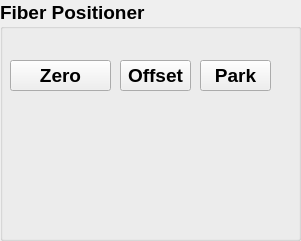
     <widget class="QGroupBox" name="group_fiberpositioner">
      <property name="geometry">
       <rect>
        <x>330</x>
        <y>144</y>
        <width>301</width>
        <height>241</height>
       </rect>
      </property>
      <property name="font">
       <font>
        <family>Arial</family>
        <pointsize>14</pointsize>
        <weight>75</weight>
        <bold>true</bold>
        <strikeout>false</strikeout>
       </font>
      </property>
      <property name="title">
       <string>Fiber Positioner</string>
      </property>
      <widget class="QPushButton" name="pushbtn_FBP_offset">
       <property name="geometry">
        <rect>
         <x>120</x>
         <y>60</y>
         <width>71</width>
         <height>31</height>
        </rect>
       </property>
       <property name="font">
        <font>
         <family>Arial</family>
         <pointsize>14</pointsize>
         <weight>75</weight>
         <bold>true</bold>
         <strikeout>false</strikeout>
        </font>
       </property>
       <property name="toolTip">
        <string/>
       </property>
       <property name="text">
        <string>Offset</string>
       </property>
      </widget>
      <widget class="QPushButton" name="pushbtn_FBP_zero">
       <property name="geometry">
        <rect>
         <x>10</x>
         <y>60</y>
         <width>101</width>
         <height>31</height>
        </rect>
       </property>
       <property name="font">
        <font>
         <family>Arial</family>
         <pointsize>14</pointsize>
         <weight>75</weight>
         <bold>true</bold>
         <strikeout>false</strikeout>
        </font>
       </property>
       <property name="toolTip">
        <string>&lt;html&gt;&lt;head/&gt;&lt;body&gt;&lt;p&gt;To set the information of the observation&lt;/p&gt;&lt;/body&gt;&lt;/html&gt;</string>
       </property>
       <property name="text">
        <string>Zero</string>
       </property>
      </widget>
      <widget class="QPushButton" name="pushbtn_FBP_park">
       <property name="geometry">
        <rect>
         <x>200</x>
         <y>60</y>
         <width>71</width>
         <height>31</height>
        </rect>
       </property>
       <property name="font">
        <font>
         <family>Arial</family>
         <pointsize>14</pointsize>
         <weight>75</weight>
         <bold>true</bold>
         <strikeout>false</strikeout>
        </font>
       </property>
       <property name="toolTip">
        <string/>
       </property>
       <property name="text">
        <string>Park</string>
       </property>
      </widget>
     </widget>
